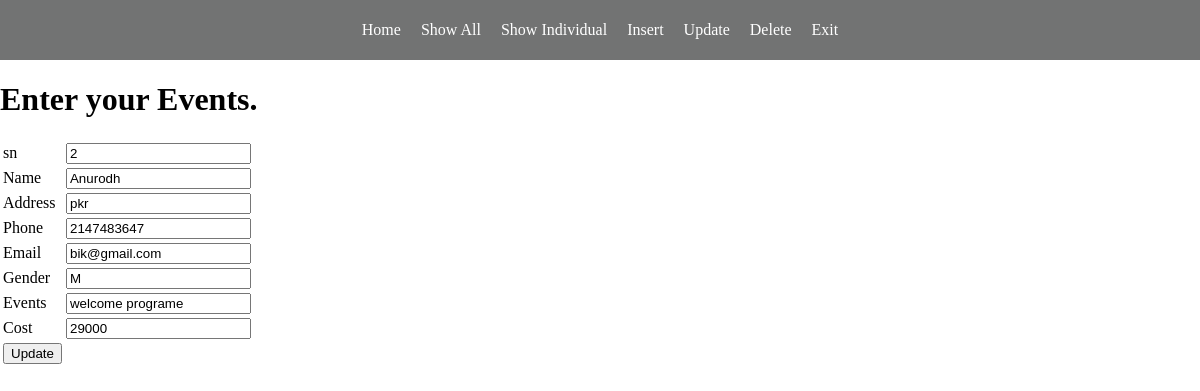
Page /update1.php?updatesn=2 on the committed database.
### tables this page shows
CREATE TABLE `events` (
  `Sn` int(11) NOT NULL,
  `Name` varchar(50) NOT NULL,
  `Address` varchar(50) NOT NULL,
  `Phone` int(25) NOT NULL,
  `Email` varchar(50) NOT NULL,
  `Gender` varchar(15) NOT NULL,
  `Event` varchar(30) NOT NULL,
  `Cost` int(50) NOT NULL
);

### update1.php (the view, shortened to what this page needs)
<?php
include 'conn.php';
if (isset($_POST["btnsave"])) {
    $sn = $_POST["txtsn"];
    $name = $_POST["txtname"];
    $address = $_POST["txtaddress"];
    $phone = $_POST["txtphone"];
    $email = $_POST["txtemail"];
    $gender = $_POST["txtgender"];
    $events = $_POST["txtevents"];
    $cost = $_POST["txtcost"];
    $sql = "update events set Name='$name',Address='$address', Phone='$phone', Email='$email', Gender='$gender', Event='$events', Cost='$cost' where Sn=$sn";
    if (mysqli_query($conn, $sql)) {
        echo "Updated sucessfully.";
    } else {
        echo "Failed to update.";
    }
} else {
    $upsn = $_GET["updatesn"];
    $sql = "select * from events where Sn=$upsn";
    $result = mysqli_query($conn, $sql);
    $row = mysqli_fetch_assoc($result);
    $sn = $row['Sn'];
    $name = $row['Name'];
    $address = $row['Address'];
    $phone = $row['Phone'];
    $email = $row['Email'];
    $gender = $row['Gender'];
    $events = $row['Event'];
    $cost = $row['Cost'];
}
?>
<!DOCTYPE html>
<html lang="en">
<head>
</head>
<body>
    <div class="header">
        <?php include 'menu.php'; ?>
    </div>
    <div>
        <h1>
            Enter your Events.
        </h1>
        <div class="form">
            <form action="update1.php" method="post">
                <table>
                    <tr>
                        <td>sn </td>
                        <td><input type="text" name="txtsn" value="<?php echo $sn; ?>" required></td>
                    </tr>
                    <tr>
                        <td>Name </td>
                        <td><input type="text" name="txtname" value="<?php echo $name; ?>" required></td>
                    </tr>
                    <tr>
                        <td>Address</td>
                        <td><input type="text" name="txtaddress" value="<?php echo $address; ?>" required></td>
                    </tr>
                    <tr>
                        <td>Phone</td>
                        <td><input type="text" name="txtphone" value="<?php echo $phone; ?>"></td>
                    </tr>
                    <tr>
                        <td>Email</td>
                        <td><input type="text" name="txtemail" value="<?php echo $email; ?>"></td>
                    </tr>
                    <tr>
                        <td>Gender</td>
                        <td><input type="text" name="txtgender" value="<?php echo $gender; ?>"></td>
                    </tr>
                    <tr>
                        <td>Events</td>
                        <td><input type="text" name="txtevents" value="<?php echo $events; ?>"></td>
                    </tr>
                    <tr>
                        <td>Cost</td>
                        <td><input type="text" name="txtcost" value="<?php echo $cost ?>"></td>
                    </tr>
                    <tr>
                        <td><input type="submit" value="Update" name="btnsave"></td>
                    </tr>
                </table>
            </form>
        </div>
    </div>
</body>
</html>

### menu.css (style rules this page uses)
body { display: block; margin: 0px; padding: 0px; box-sizing: border-box; }

### rows in the picture
events: txtsn "2", txtname "Anurodh", txtaddress "pkr", txtphone "2147483647", txtemail "bik@gmail.com", txtgender "M", txtevents "welcome programe", txtcost "29000"
